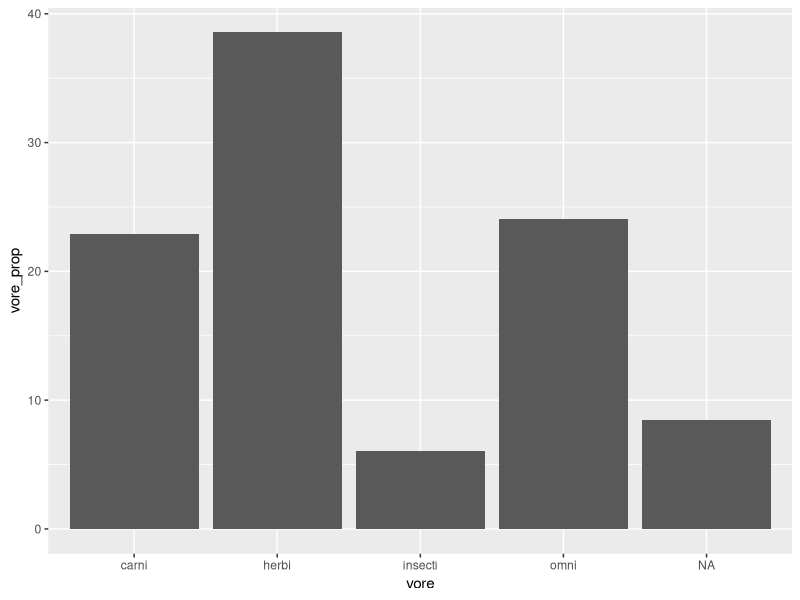
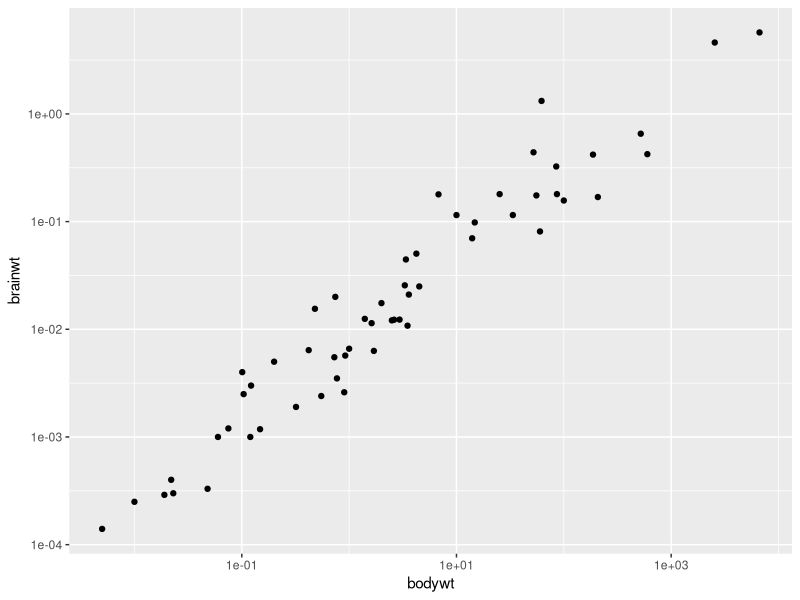

Here is the R script that generated these plots, in order:
library(dplyr)
library(ggplot2)
data(msleep)

# Task 1: Calculate the proportion of each category of vore as a percentage and visualize the results using a bar chart.
# getting the vore count
vore_number<- msleep %>%
  group_by(vore) %>%
  count(vore)

# finding percentage of vore proportion
vore_prop <- prop.table(vore_number$n)*100
vore_prop
# The proportion of carnivore is 22.891566, Herbivore is 38.554217, insectivore is 6.024096, omnivore is 24.096386. 

# generating the bar plot
ggplot(data=vore_number, aes(x=vore, y=vore_prop)) +
  geom_bar(stat="identity")

# The bar graph shows the proportion of each type on vore on y axis and all the types of vore on x axis. 
# Here it can be seen that in the msleep dataset the number of herbivores is highest and the number of insectivores is the lowest. 

# Task 2: Filter the data to extract data for just omnivores. Calculate the mean sleep_total for that group.

# Mean for the sleep_total
msleep %>%
  filter(vore == "omni") %>%
  summarize(mean_sleep_total= mean(sleep_total))

# The mean of the sleep_total is 10.925

# Create a scatterplot showing the relationship between bodywt and brainwt. Comment on any correlation that is visually apparent.
# Generating scatterplot between bodyweight and brainweight
ggplot(msleep, aes(x=bodywt, y=brainwt)) + geom_point() + scale_x_log10() + scale_y_log10()

# The graph shows brainweight on y axis and bodyweight on x axis. The scatterplot shows that bodyweight and brainweight are positively correlated. 
# As the bodyweight increases, the brainweight also increases. 

# Calculate the Pearson coefficient of correlation in R, to evaluate the strength of the correlation between bodywt and brainwt.
x <- msleep$bodywt
y<- msleep$brainwt
cor.test(x, y , method = c("pearson"))

# p-value is less than significance level hence we can reject the null hypothesis and we can say that strength of the correlation between bodywt and brainwt exists .
# The Pearson coefficient = 0.9337822 supports that the bodyweight and brainweight are positively corealted as in the previous question.

# Determine which mammals are outliers in terms of sleep_total. Outliers, for the sake of this question, are defined as values that are more than 1.5 standard deviations from the mean. 
# Display the name and sleep_total of the mammals which are outliers.

# finding mean and Standard deviation
me_an <- mean(msleep$sleep_total)
s_dev <- sd(msleep$sleep_total)

# getting threshold values for outliers
min_thresh <- me_an-(1.5*s_dev)
max_thresh <- me_an+(1.5*s_dev)

# find outlier
x <- msleep$sleep_total

outliers <- x[which(x < min_thresh | x > max_thresh)]
outliers <- as.integer(outliers)
outlier_mammals <- msleep[outliers, c("name","sleep_total")]
outlier_mammals

